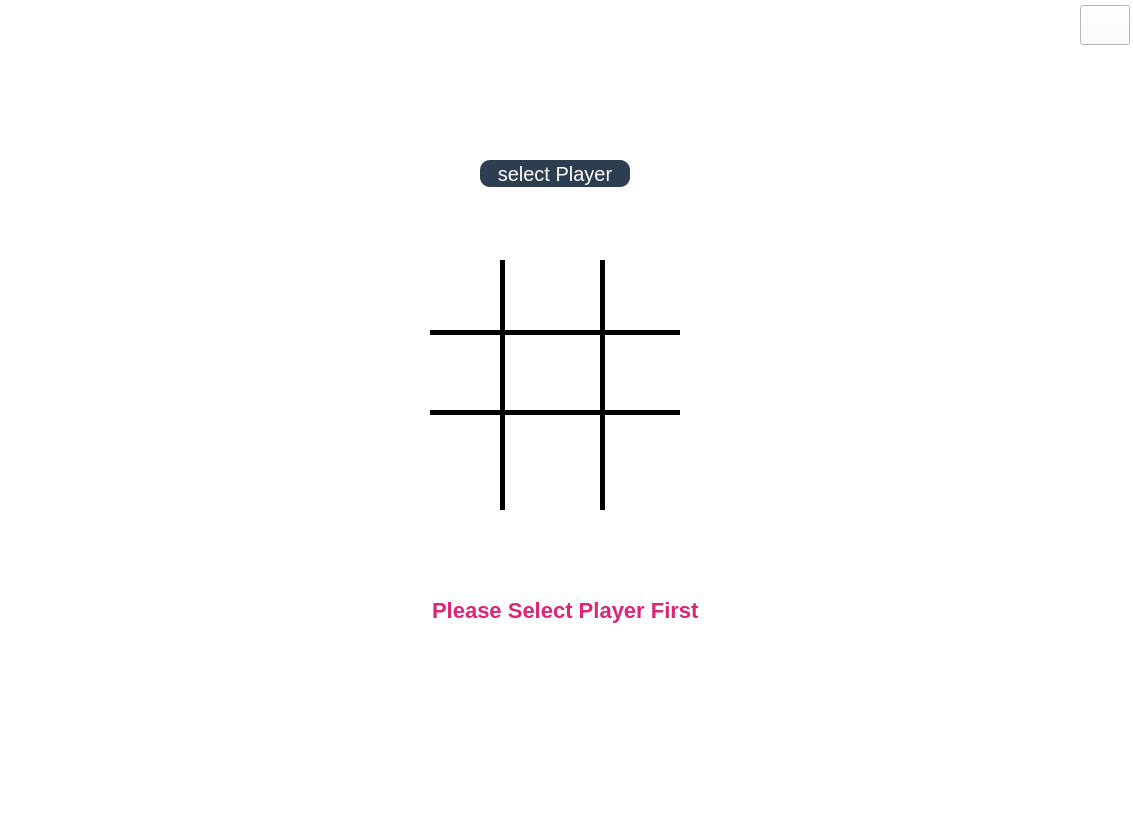
<?xml version="1.0" encoding="UTF-8"?>
<ui version="4.0">
 <class>MainWindow</class>
 <widget class="QMainWindow" name="MainWindow">
  <property name="geometry">
   <rect>
    <x>0</x>
    <y>0</y>
    <width>1133</width>
    <height>813</height>
   </rect>
  </property>
  <property name="windowTitle">
   <string>MainWindow</string>
  </property>
  <property name="styleSheet">
   <string notr="true">background-color: rgb(255, 255, 255);</string>
  </property>
  <widget class="QWidget" name="centralwidget">
   <widget class="Line" name="VLine1">
    <property name="geometry">
     <rect>
      <x>500</x>
      <y>260</y>
      <width>5</width>
      <height>250</height>
     </rect>
    </property>
    <property name="styleSheet">
     <string notr="true">background-color: rgb(0, 0, 0);</string>
    </property>
    <property name="orientation">
     <enum>Qt::Vertical</enum>
    </property>
   </widget>
   <widget class="Line" name="HLine1">
    <property name="geometry">
     <rect>
      <x>430</x>
      <y>330</y>
      <width>250</width>
      <height>5</height>
     </rect>
    </property>
    <property name="styleSheet">
     <string notr="true">background-color: rgb(0, 0, 0);</string>
    </property>
    <property name="orientation">
     <enum>Qt::Horizontal</enum>
    </property>
   </widget>
   <widget class="Line" name="VLine2">
    <property name="geometry">
     <rect>
      <x>600</x>
      <y>260</y>
      <width>5</width>
      <height>250</height>
     </rect>
    </property>
    <property name="styleSheet">
     <string notr="true">background-color: rgb(0, 0, 0);</string>
    </property>
    <property name="orientation">
     <enum>Qt::Vertical</enum>
    </property>
   </widget>
   <widget class="Line" name="HLine2">
    <property name="geometry">
     <rect>
      <x>430</x>
      <y>410</y>
      <width>250</width>
      <height>5</height>
     </rect>
    </property>
    <property name="styleSheet">
     <string notr="true">background-color: rgb(0, 0, 0);</string>
    </property>
    <property name="orientation">
     <enum>Qt::Horizontal</enum>
    </property>
   </widget>
   <widget class="QPushButton" name="pushButton_1">
    <property name="geometry">
     <rect>
      <x>428</x>
      <y>257</y>
      <width>70</width>
      <height>70</height>
     </rect>
    </property>
    <property name="styleSheet">
     <string notr="true">border:None;</string>
    </property>
    <property name="text">
     <string/>
    </property>
    <property name="iconSize">
     <size>
      <width>70</width>
      <height>70</height>
     </size>
    </property>
   </widget>
   <widget class="QPushButton" name="pushButton_2">
    <property name="geometry">
     <rect>
      <x>520</x>
      <y>256</y>
      <width>70</width>
      <height>70</height>
     </rect>
    </property>
    <property name="styleSheet">
     <string notr="true">border:None;</string>
    </property>
    <property name="text">
     <string/>
    </property>
    <property name="iconSize">
     <size>
      <width>70</width>
      <height>70</height>
     </size>
    </property>
   </widget>
   <widget class="QPushButton" name="pushButton_3">
    <property name="geometry">
     <rect>
      <x>611</x>
      <y>255</y>
      <width>70</width>
      <height>70</height>
     </rect>
    </property>
    <property name="styleSheet">
     <string notr="true">border:None;</string>
    </property>
    <property name="text">
     <string/>
    </property>
    <property name="iconSize">
     <size>
      <width>70</width>
      <height>70</height>
     </size>
    </property>
   </widget>
   <widget class="QPushButton" name="pushButton_6">
    <property name="geometry">
     <rect>
      <x>610</x>
      <y>338</y>
      <width>70</width>
      <height>70</height>
     </rect>
    </property>
    <property name="styleSheet">
     <string notr="true">border:None;</string>
    </property>
    <property name="text">
     <string/>
    </property>
    <property name="iconSize">
     <size>
      <width>70</width>
      <height>70</height>
     </size>
    </property>
   </widget>
   <widget class="QPushButton" name="pushButton_9">
    <property name="geometry">
     <rect>
      <x>610</x>
      <y>425</y>
      <width>70</width>
      <height>70</height>
     </rect>
    </property>
    <property name="styleSheet">
     <string notr="true">border:None;</string>
    </property>
    <property name="text">
     <string/>
    </property>
    <property name="iconSize">
     <size>
      <width>70</width>
      <height>70</height>
     </size>
    </property>
   </widget>
   <widget class="QPushButton" name="pushButton_8">
    <property name="geometry">
     <rect>
      <x>516</x>
      <y>421</y>
      <width>70</width>
      <height>70</height>
     </rect>
    </property>
    <property name="styleSheet">
     <string notr="true">border:None;</string>
    </property>
    <property name="text">
     <string/>
    </property>
    <property name="iconSize">
     <size>
      <width>70</width>
      <height>70</height>
     </size>
    </property>
   </widget>
   <widget class="QPushButton" name="pushButton_7">
    <property name="geometry">
     <rect>
      <x>423</x>
      <y>420</y>
      <width>70</width>
      <height>70</height>
     </rect>
    </property>
    <property name="styleSheet">
     <string notr="true">border:None;</string>
    </property>
    <property name="text">
     <string/>
    </property>
    <property name="iconSize">
     <size>
      <width>70</width>
      <height>70</height>
     </size>
    </property>
   </widget>
   <widget class="QPushButton" name="pushButton_4">
    <property name="geometry">
     <rect>
      <x>425</x>
      <y>338</y>
      <width>70</width>
      <height>70</height>
     </rect>
    </property>
    <property name="styleSheet">
     <string notr="true">border:None;</string>
    </property>
    <property name="text">
     <string/>
    </property>
    <property name="iconSize">
     <size>
      <width>70</width>
      <height>70</height>
     </size>
    </property>
   </widget>
   <widget class="QPushButton" name="pushButton_5">
    <property name="geometry">
     <rect>
      <x>517</x>
      <y>338</y>
      <width>70</width>
      <height>70</height>
     </rect>
    </property>
    <property name="styleSheet">
     <string notr="true">border:None;</string>
    </property>
    <property name="text">
     <string/>
    </property>
    <property name="iconSize">
     <size>
      <width>70</width>
      <height>70</height>
     </size>
    </property>
   </widget>
   <widget class="QPushButton" name="pushButton_askPlayer">
    <property name="geometry">
     <rect>
      <x>480</x>
      <y>160</y>
      <width>150</width>
      <height>27</height>
     </rect>
    </property>
    <property name="styleSheet">
     <string notr="true">QPushButton {
        background-color: #2c3e50;
        color: white;
        border: none;
        border-radius: 10px;
        font-size: 20px;
    }
    QPushButton:hover {
        background-color: red;
    }
    QPushButton:pressed {
        background-color: red;
    }
    QPushButton:disabled {
        background-color: #7f8c8d;
        color: #bdc3c7;
    }</string>
    </property>
    <property name="text">
     <string>select Player</string>
    </property>
   </widget>
   <widget class="QLabel" name="label_info">
    <property name="geometry">
     <rect>
      <x>432</x>
      <y>590</y>
      <width>280</width>
      <height>40</height>
     </rect>
    </property>
    <property name="styleSheet">
     <string notr="true">QLabel {
        font-size: 22px;
        font-weight: 600;
        color: qlineargradient(spread:pad, x1:0, y1:0, x2:1, y2:0, stop:0 #ff512f, stop:1 #dd2476);
    }</string>
    </property>
    <property name="text">
     <string>Please Select Player First</string>
    </property>
   </widget>
   <widget class="QPushButton" name="pushButton_close">
    <property name="geometry">
     <rect>
      <x>1080</x>
      <y>5</y>
      <width>50</width>
      <height>40</height>
     </rect>
    </property>
    <property name="text">
     <string/>
    </property>
   </widget>
  </widget>
 </widget>
 <resources>
  <include location="../images/resource.qrc"/>
  <include location="../../images/resource.qrc"/>
 </resources>
 <connections/>
</ui>
